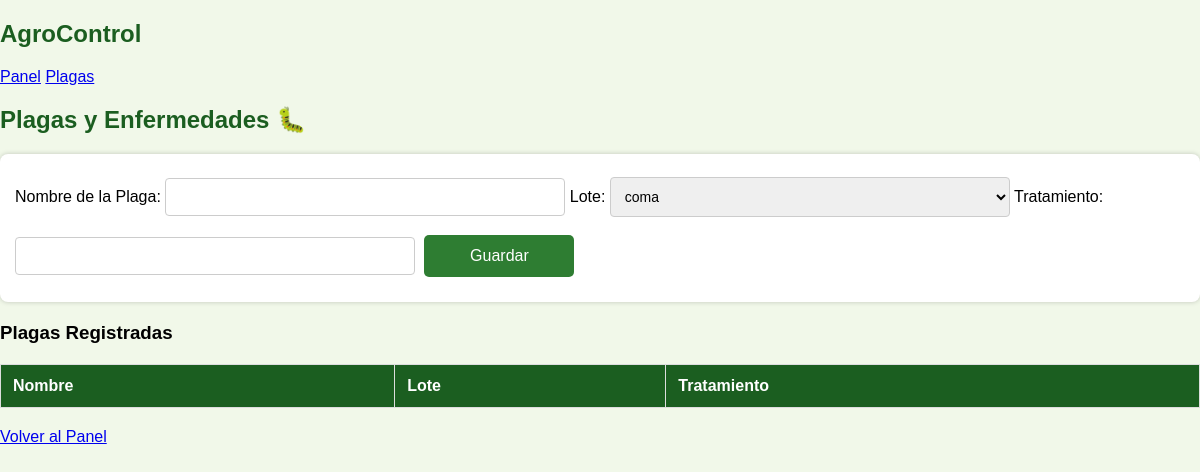
The app's page /pages/plagas.php, older data.
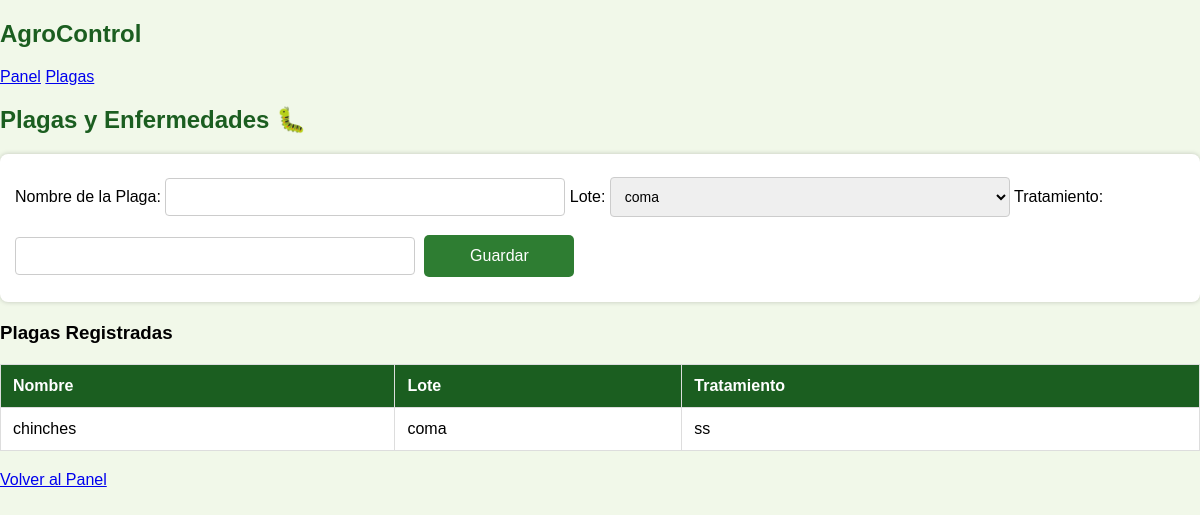
The same page, newer data.
### tables this page shows
CREATE TABLE `plagas` (
  `id` int(11) NOT NULL,
  `nombre` varchar(100) DEFAULT NULL,
  `lote_id` int(11) DEFAULT NULL,
  `tratamiento` text DEFAULT NULL
);

CREATE TABLE `lotes` (
  `id` int(11) NOT NULL,
  `nombre` varchar(100) DEFAULT NULL,
  `ubicacion` varchar(255) DEFAULT NULL,
  `hectareas` decimal(10,2) DEFAULT NULL,
  `tipo_suelo` varchar(100) DEFAULT NULL,
  `estado` varchar(50) DEFAULT NULL
);

### pages/plagas.php (the view, shortened to what this page needs)
<?php
include("../php/conexion.php");
$lotes = $conn->query("SELECT * FROM lotes");
$plagas = $conn->query("
    SELECT p.id, p.nombre, l.nombre AS nombre_lote, p.tratamiento
    FROM plagas p
    LEFT JOIN lotes l ON p.lote_id = l.id
");
?>
<!DOCTYPE html>
<html>
<head>
    <link rel="stylesheet" href="../css/estilo.css">
</head>
<body>
<div class="sidebar">
    <h2>AgroControl</h2>
    <a href="../php/dashboard.php">Panel</a>
    <a href="plagas.php">Plagas</a>
</div>
<div class="content">
<h2>Plagas y Enfermedades 🐛</h2>
<form method="POST">
    <label>Nombre de la Plaga:</label>
    <input type="text" name="nombre" required>
    <label>Lote:</label>
    <select name="lote_id" required>
        <?php while($l = $lotes->fetch_assoc()){ ?>
            <option value="<?php echo $l['id']; ?>"><?php echo $l['nombre']; ?></option>
        <?php } ?>
    </select>
    <label>Tratamiento:</label>
    <input type="text" name="tratamiento">
    <button type="submit" name="guardar">Guardar</button>
</form>
<h3>Plagas Registradas</h3>
<table border="1">
<tr>
    <th>Nombre</th>
    <th>Lote</th>
    <th>Tratamiento</th>
</tr>
<?php while($p = $plagas->fetch_assoc()){ ?>
<tr>
    <td><?php echo $p['nombre']; ?></td>
    <td><?php echo $p['nombre_lote']; ?></td>
    <td><?php echo $p['tratamiento']; ?></td>
</tr>
<?php } ?>
</table>
<a href="../php/dashboard.php">Volver al Panel</a>
</div>
</body>
</html>

Row changes from the older to the newer data that the page shows:
added plagas: nombre "chinches", lote.nombre "coma", tratamiento "ss"
